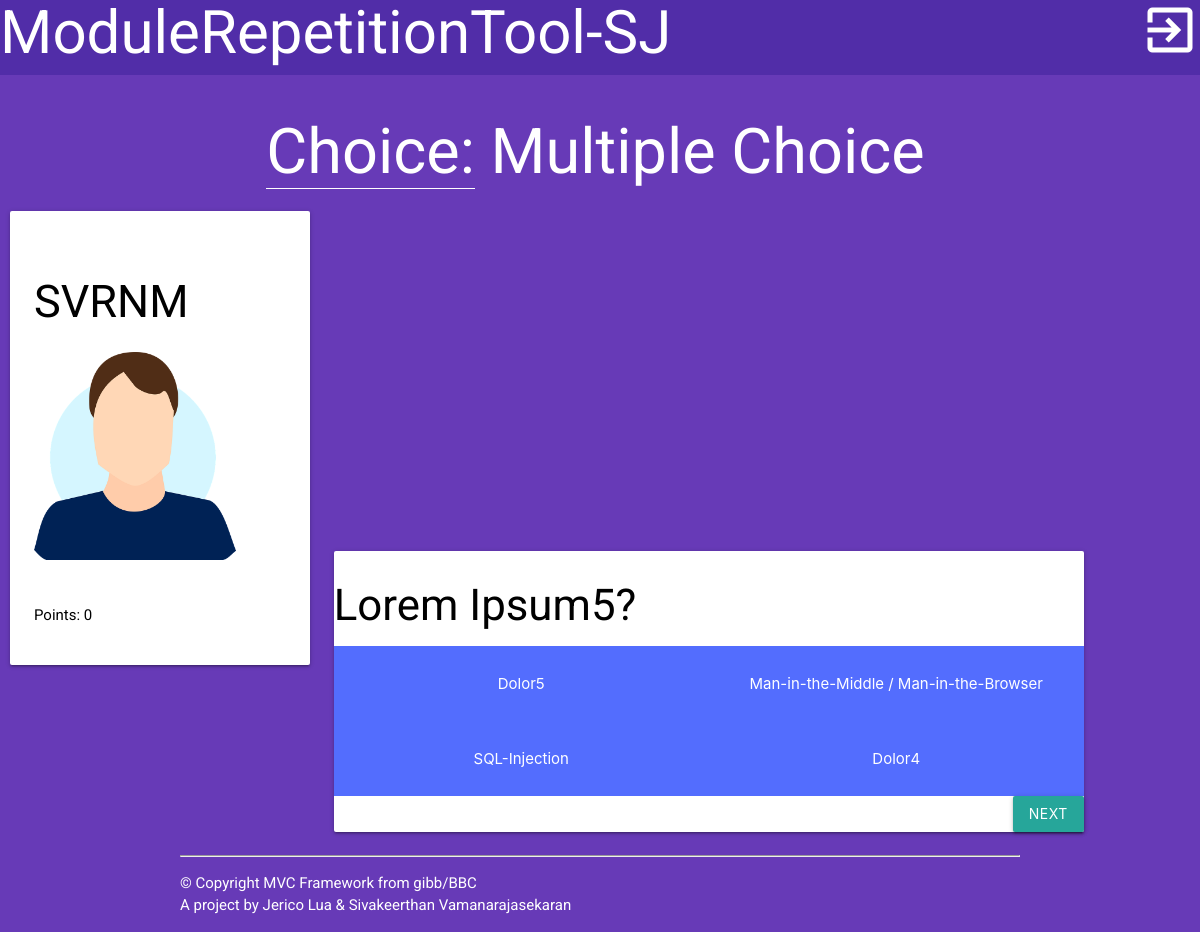
/choice/MuCho (signed in), run on an earlier commit of the app's database.
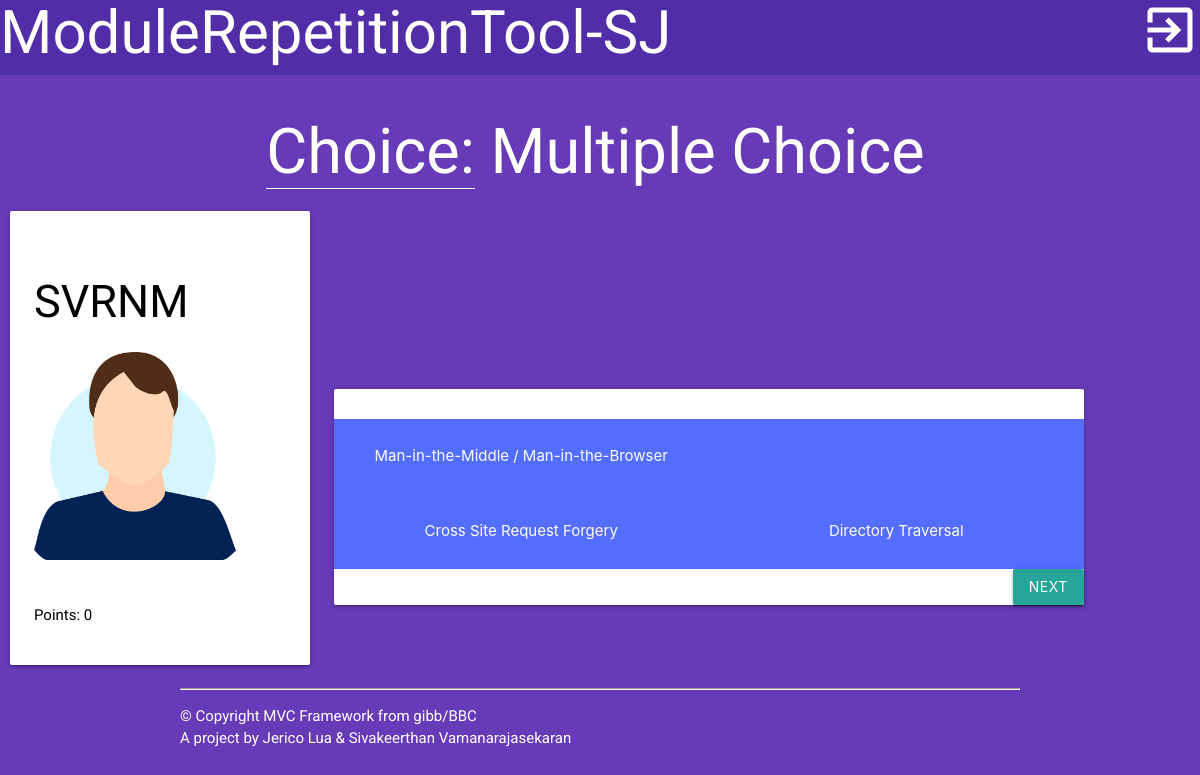
And on a later commit of the database.
### tables this page shows
CREATE TABLE `mucho` (
  `muchoid` int(11) NOT NULL,
  `question` varchar(100) NOT NULL,
  `answer` varchar(50) NOT NULL,
  `points` int(11) DEFAULT NULL
);

### lib/Dispatcher.php (called while the page is built, shortened)
<?php
class Dispatcher
{
    public static function dispatch()
    {
        $uri = $_SERVER['REQUEST_URI'];
        $uri = strtok($uri, '?');
        $uri = trim($uri, '/');
        $uriFragments = explode('/', $uri);
        $method = 'index';
        if (!empty($uriFragments[1])) {
            $method = $uriFragments[1];
        }
        $controller = new $controllerName();
        $controller->$method();
    }
}

### public/index.php (called while the page is built, shortened)
<?php
require_once '../lib/Dispatcher.php';
$dispatcher = new Dispatcher();
$dispatcher->dispatch();

### lib/View.php (called while the page is built, shortened)
<?php
class View
{
    private $viewfile;
    private $properties = array();
    public function __construct($viewfile)
    {
        $this->viewfile = "./../view/$viewfile.php";
    }
    public function __set($key, $value)
    {
        if (!isset($this->$key)) {
            $this->properties[$key] = $value;
        }
    }
    public function display()
    {
        extract($this->properties);
        require './../view/header.php';
        require $this->viewfile;
        require './../view/footer.php';
    }
}

### lib/ConnectionHandler.php (called while the page is built, shortened)
<?php
class ConnectionHandler
{
    private static $connection = null;
    public static function getConnection()
    {
        if (self::$connection === null) {
            $config = require '../config.php';
            $host = $config['database']['host'];
            $username = $config['database']['username'];
            $password = $config['database']['password'];
            $database = $config['database']['database'];
            self::$connection = new MySQLi($host, $username, $password, $database);
            self::$connection->set_charset('utf8');
        }
        return self::$connection;
    }
}

### repository/MuChoRepository.php (called while the page is built, shortened)
<?php
class MuChoRepository extends Repository
{
    protected $tableName = "mucho";
    public function readAllQuestions()
    {
        $query = "SELECT * FROM {$this->tableName}";
        $statement = ConnectionHandler::getConnection()->prepare($query);
        $statement->execute();
        $result = $statement->get_result();
        $rows = array();
        while ($row = $result->fetch_object()) {
            $rows[] = $row;
        }
        return $rows;
    }
}

### view/choice_MuCho.php (the view, shortened to what this page needs)
<?php if(!isset($_SESSION)){session_start();} if(isset($_SESSION['uid'])):?>
            <p class="black-text">Points: <?=$currpoints?></p>
        </div>
    <div id="training-canvas" class="card">
        <div id="MuCho">
            <div id="quest-div">
                <h3 class="quest" id="<?=$id?>"><?=$quest?></h3>
            </div>
            <div id="answer-div">
                <row  id="opt1"> <div class="c1"><button><?=$answ1?></button></div> <div class="c2"><button><?=$answ3?></button></div></row>
                <row  id="opt2"> <div class="c1"><button><?=$answ2?></button></div> <div class="c2"><button class="solut"><?=$answ4?></button></div></row>
            </div>
            <div class="btn-div">
                   <button id="mucho_next" onclick="Event.preventDefault()"  class="btn btn-primary">
                   Next
                  </button>
            </div>
        </div>
    </div>
</div>
<div class="container">
    <?php endif;?>

### controller/ChoiceController.php (shortened to what this page needs)
<?php
require_once '../repository/MuChoRepository.php';
class ChoiceController
{
    public function MuCho()
    {
        $view = new View('choice_MuCho');
        $view->title = 'Multiple Choice';
        $view->heading = '<a onclick="returnToChoice();" class="returnButton">Choice:</a> Multiple Choice';
        $userRepository = new UserRepository();
        if (isset($_SESSION['uid'])) {
            $view->uname = $userRepository->readById($_SESSION['uid'])->uname;
            $view->currpoints = $_SESSION['points'];
            $quiz = $this->createQuizMuCho();
            if ($quiz != null) {
                $view->quest = $quiz->quest;
                $view->answ1 = $quiz->answ1;
                $view->answ2 = $quiz->answ2;
                $view->answ3 = $quiz->answ3;
                $view->answ4 = $quiz->answ4;
                $view->solut = $quiz->solut;
                $view->id = $quiz->id;
            } else {
                $view->extra = "<script>
                      $('#MuCho').css('display','none');
    $('#msg').css('display','block');
                    </script>";
            }
        }
        $view->display();
    }
    public function createQuizMuCho()
    {
        $muchoRepository = new MuChoRepository();
        if (isset($_GET['solved'])) {
            $solved = htmlspecialchars($_GET['solved']);
        } else {
            $solved = null;
            $_SESSION['mucho_questions'] = $muchoRepository->readAllQuestions();
        }
        $questions = $this->deleteQuestionMuCho($solved);
        $output = new stdClass();
        if ($questions != null) {
            if (sizeof($questions) > 1) {
                $randomid = reset($questions)->muchoid;
                for ($j = 0; $j <= 30; $j++) {
                    $rand = rand(reset($questions)->muchoid || 1, sizeof($questions));
                    if (array_key_exists($rand - 1, $questions)) {
                        $randomid = $rand;
                    }
                }
            } else {
                $randomid = reset($questions)->muchoid;
            }
            $i = $randomid - 1;
            foreach ($questions AS $question) {
                if ($question->muchoid == $randomid) {
                    $output->quest = $questions[$i]->question;
                    $output->id = $questions[$i]->muchoid;
                    $solut = $questions[$i]->answer;
                }
            }
            $quest2 = $muchoRepository->readAllQuestions();
            $answers = array();
            for ($i = 0; $i <= 2; $i++) {
                $answer = $quest2[rand(0, sizeof($quest2) - 1)]->answer;
                if ($answer != $solut && !in_array($answer, $answers)) {
                    $answers[$i] = $answer;
                } else {
                    $i -= 1;
                }
            }
            $answers[3] = $solut;
            shuffle($answers);
            $output->answ1 = $answers[0];
            $output->answ2 = $answers[1];
            $output->answ3 = $answers[2];
            $output->answ4 = $answers[3];
            $output->solut = $solut;
            return $output;
        } else {
            return null;
        }
    }
    public function deleteQuestionMuCho($id)
    {
        $questions = $_SESSION['mucho_questions'];
        $muchoid = intval($id);
        if ($muchoid != null) {
            foreach ($questions AS $question) {
                if ($question->muchoid == $muchoid) {
                    $i = array_search($question, $questions);
                    unset($questions[$i]);
                    return $questions;
                }
            }
        } else {
            return $questions;
        }
    }
}

### view/header.php (shortened to what this page needs)
<!DOCTYPE html>
<html lang="de">
  <head>
    <link type="text/css" rel="stylesheet" href="/materialize/css/materialize.min.css"  media="screen,projection"/>
    <link href="/css/main.css" rel="stylesheet">
  </head>
  <body>
    <div id="header" class="nav-wrapper">
        <h3>ModuleRepetitionTool-SJ</h3>
        <?php if(!isset($_SESSION)){session_start();}  if(isset($_SESSION['uid'])): ?>
            <a href="/logout" class="logout-icon"><i class="material-icons" >exit_to_app</i></a>
        <?php endif; ?>
    </div>
    <div class="container">
    <h1><?= $heading ?></h1>
    <?php if(!isset($_SESSION)){session_start();} if(isset($_SESSION['uid'])):?>
    </div>
    <div class="choice">
        <div id="profile" class="card-panel">
            <h1 ><?=$uname?></h1>
            <img src="/images/placeholders/profile-picture.png" class="profile-picture" alt="profile-picture">
        <?php endif;?>

### view/footer.php (shortened to what this page needs)
        <hr>
        <footer>
          <p>&copy; Copyright MVC Framework from gibb/BBC
          A project by Jerico Lua & Sivakeerthan Vamanarajasekaran</p>
        </footer>
    </div>
  </body>
</html>

### public/css/main.css (style rules this page uses)
html { padding: 0; margin: 0; }
html body { background-color: #673AB7; color: #ffffff; font-family: "Roboto",sans-serif; display: block; margin: 0; padding: 0; height: 100%; width: 100%; }
html body #header { display: block; margin: 0; padding: 0; height: 5em; width: 100%; background-color: #512DA8; }
html body #header h3 { vertical-align: middle; float: left; font-size: 4em; display: inherit; margin: 0; }
html body #header .logout-icon { text-decoration: none; float: right; height: 2em; width: auto; }
html body #header .logout-icon i { font-size: 4em; color: white; }
html body .container h1 { padding-left: 1.37em; }
html body .container .returnButton { color: white; border-bottom: 1px solid white; }
html body .choice { width: 100%; }
html body .choice #profile { height: 100%; width: 20em; margin-top: 0; margin-left: 10px; margin-right: 10px; display: inline-block; }
html body .choice #profile .profile-picture { width: 80%; margin: 0 auto; text-align: center; height: auto; }
html body .choice #profile h1 { font-size: 3em; color: black; }
html body .choice #training-canvas { position: relative; display: inline-block; height: 100%; width: 50em; margin-left: 10px; padding: 0; margin-top: 14px; }
html body .choice #training-canvas #MuCho #answer-div .c1 { height: 100%; width: 50%; float: left; }
html body .choice #training-canvas #MuCho #answer-div .c1 button { display: block; background-color: #536DFE; width: 100%; height: 5em; color: white; border: rgba(0, 0, 0, 0); transition: border-color .3s linear; }
html body .choice #training-canvas #MuCho #answer-div .c2 { height: 100%; width: 50%; float: right; }
html body .choice #training-canvas #MuCho #answer-div .c2 button { display: block; background-color: #536DFE; width: 100%; height: 5em; color: white; border: rgba(0, 0, 0, 0); transition: border-color .3s linear; }
html body .choice #training-canvas #MuCho .btn-div { max-width: 10%; max-height: 10%; float: right; margin: 0; padding: 0; position: relative; bottom: 0; right: 0; }
html body .choice #training-canvas #MuCho #quest-div .quest { color: black; }

What changed in the data, as far as the page shows it:
removed mucho: question "Lorem Ipsum5?", answer "Dolor5"
Also different on the page:
$answ1: (not shown) → "Man-in-the-Middle / Man-in-the-Browser"
$answ2: "SQL-Injection" → "Cross Site Request Forgery"
$answ4: "Dolor4" → "Directory Traversal"
$answ3: "Man-in-the-Middle / Man-in-the-Browser" → (not shown)
